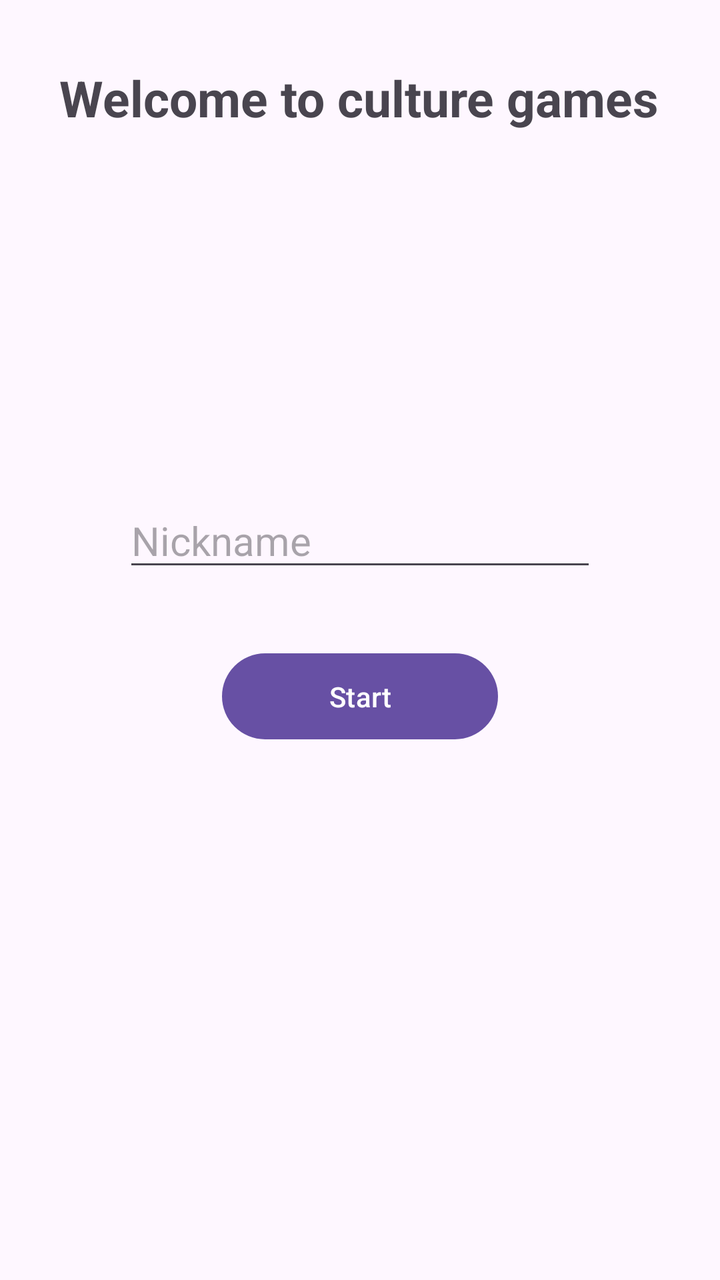
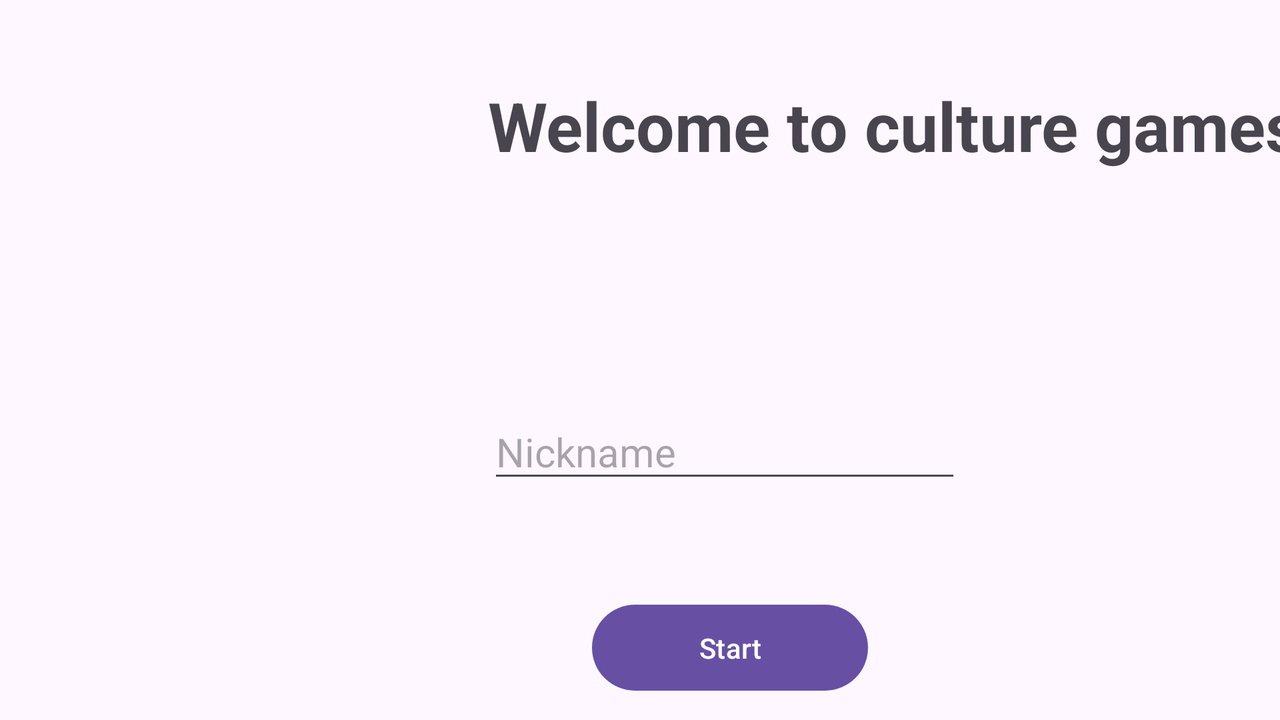

First picture: res/layout/ on a phone held upright. Second picture: the repository's own variant of that layout, on a device whose configuration matches the variant's folder. Source for both follows.
<!-- AndroidManifest.xml: application theme Theme.AppWeek4_02 -->
<!-- res/layout/activity_login.xml -->
<?xml version="1.0" encoding="utf-8"?>
<androidx.constraintlayout.widget.ConstraintLayout xmlns:android="http://schemas.android.com/apk/res/android"
    xmlns:app="http://schemas.android.com/apk/res-auto"
    xmlns:tools="http://schemas.android.com/tools"
    android:layout_width="match_parent"
    android:layout_height="match_parent"
    tools:context=".LoginActivity">

    <TextView
        android:id="@+id/tvTitle"
        android:layout_width="wrap_content"
        android:layout_height="wrap_content"
        android:layout_marginTop="32dp"
        android:text="@string/tv_title"
        android:textSize="25sp"
        android:textStyle="bold"
        app:layout_constraintEnd_toEndOf="parent"
        app:layout_constraintHorizontal_bias="0.495"
        app:layout_constraintStart_toStartOf="parent"
        app:layout_constraintTop_toTopOf="parent" />

    <EditText
        android:id="@+id/etEmail"
        android:layout_width="wrap_content"
        android:layout_height="wrap_content"

        android:layout_marginTop="68dp"
        android:ems="10"
        android:hint="@string/et_email"
        android:inputType="textEmailAddress"
        android:textSize="20sp"
        app:layout_constraintEnd_toEndOf="parent"
        app:layout_constraintStart_toStartOf="parent"
        app:layout_constraintTop_toBottomOf="@+id/imageView" />

    <Button
        android:id="@+id/btLogin"
        android:layout_width="138dp"
        android:layout_height="51dp"
        android:layout_marginTop="32dp"
        android:text="@string/b_login"
        app:layout_constraintEnd_toEndOf="parent"
        app:layout_constraintStart_toStartOf="parent"
        app:layout_constraintTop_toBottomOf="@+id/etEmail" />

    <ImageView
        android:id="@+id/imageView"
        android:layout_width="115dp"
        android:layout_height="77dp"
        android:layout_marginTop="36dp"
        app:layout_constraintEnd_toEndOf="parent"
        app:layout_constraintStart_toStartOf="parent"
        app:layout_constraintTop_toBottomOf="@+id/tvTitle"
        tools:srcCompat="@tools:sample/backgrounds/scenic" />


</androidx.constraintlayout.widget.ConstraintLayout>
<!-- resources referenced by this layout -->
<resources>
  <string name="b_login">Start</string>
  <string name="et_email">Nickname</string>
  <string name="tv_title">Welcome to culture games</string>
  <style name="Theme.AppWeek4_02" parent="Base.Theme.AppWeek4_02" />
  <style name="Base.Theme.AppWeek4_02" parent="Theme.Material3.DayNight.NoActionBar">
          
          
      </style>
</resources>
<!-- res/layout-land/activity_login.xml (the repository's variant of the layout above) -->
<!-- drawn on the phone turned sideways -->
<?xml version="1.0" encoding="utf-8"?>
<androidx.constraintlayout.widget.ConstraintLayout xmlns:android="http://schemas.android.com/apk/res/android"
    xmlns:app="http://schemas.android.com/apk/res-auto"
    xmlns:tools="http://schemas.android.com/tools"
    android:layout_width="match_parent"
    android:layout_height="match_parent"
    tools:context=".LoginActivity">

    <TextView
        android:id="@+id/tvTitle"
        android:layout_width="wrap_content"
        android:layout_height="wrap_content"
        android:layout_marginStart="244dp"
        android:layout_marginTop="40dp"
        android:text="@string/tv_title"
        android:textSize="34sp"
        android:textStyle="bold"
        app:layout_constraintStart_toStartOf="parent"
        app:layout_constraintTop_toTopOf="parent" />

    <EditText
        android:id="@+id/etEmail"
        android:layout_width="wrap_content"
        android:layout_height="wrap_content"
        android:layout_marginStart="244dp"

        android:layout_marginTop="24dp"
        android:ems="10"
        android:hint="@string/et_email"
        android:inputType="textEmailAddress"
        android:textSize="20sp"
        app:layout_constraintStart_toStartOf="parent"
        app:layout_constraintTop_toBottomOf="@+id/imageView" />

    <Button
        android:id="@+id/btLogin"
        android:layout_width="138dp"
        android:layout_height="51dp"
        android:layout_marginStart="296dp"
        android:layout_marginTop="52dp"
        android:text="@string/b_login"
        app:layout_constraintStart_toStartOf="parent"
        app:layout_constraintTop_toBottomOf="@+id/etEmail" />

    <ImageView
        android:id="@+id/imageView"
        android:layout_width="115dp"
        android:layout_height="77dp"
        android:layout_marginStart="296dp"
        android:layout_marginTop="16dp"
        app:layout_constraintStart_toStartOf="parent"
        app:layout_constraintTop_toBottomOf="@+id/tvTitle"
        tools:srcCompat="@tools:sample/backgrounds/scenic" />


</androidx.constraintlayout.widget.ConstraintLayout>
